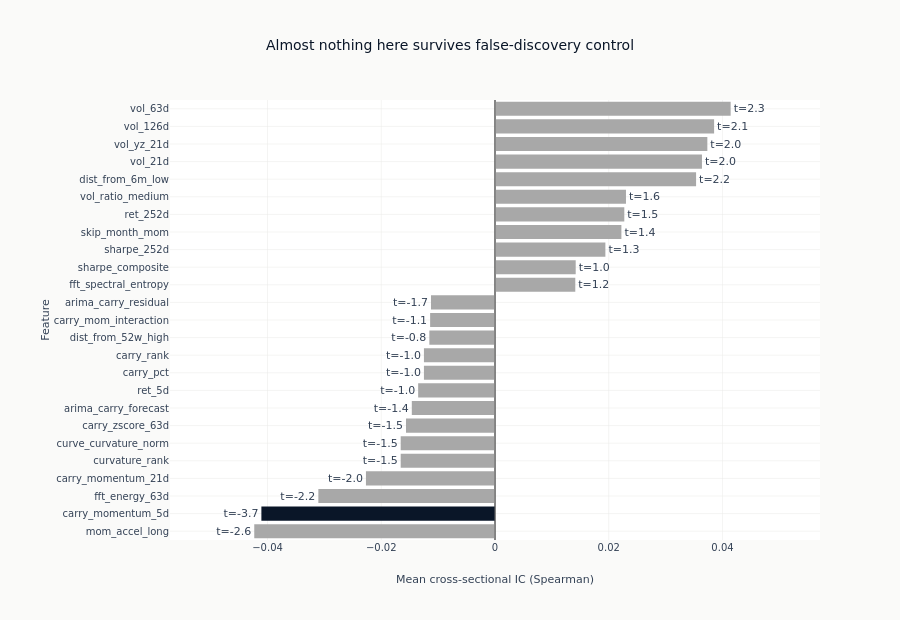

The code cell stored with this chart in its notebook:
### Markdown cell above
### Feature ranking, with the inference adjustment visible

### Code cell
# Top features by absolute IC
top_n = min(25, len(eval_summary))
top = eval_summary.head(top_n).sort("ic_mean")

# One colour convention across every figure in this section: the feature survives
# BH-FDR, or it does not. The earlier version coloured the same category green in
# one panel and red in the next.
SURVIVES, DOES_NOT = COLORS["blue"], GRAY_FILLS["muted"]

fig = go.Figure(
    go.Bar(
        x=top["ic_mean"].to_list(),
        y=top["feature"].to_list(),
        orientation="h",
        marker_color=[SURVIVES if s else DOES_NOT for s in top["fdr_sig"].to_list()],
        text=[f"t={value:.1f}" for value in top["hac_t"].to_list()],
        textposition="outside",
        showlegend=False,
    )
)
fig.add_vline(x=0, line=dict(color=GRAY_FILLS["border"], width=1))
# Room for the t-statistic label on the longest bar: `textposition="outside"` draws
# it past the bar end, and at the default range the leftmost one runs into the
# feature names.
ic_span = max(abs(value) for value in top["ic_mean"].to_list()) * 1.35
fig.update_layout(
    template="ml4t",
    height=620,
    width=900,
    title_text="Almost nothing here survives false-discovery control",
    xaxis_title="Mean cross-sectional IC (Spearman)",
    xaxis_range=[-ic_span, ic_span],
    yaxis_title="Feature",
    margin=dict(l=170),
)
fig.show()

### Figure 1 — Plotly figure (JSON) as saved in the notebook; plotly's stock layout.template omitted (floating-point values rounded to 4 significant figures)
{"data": [{"marker": {"color": ["#a8a8a8", "#0a1628", "#a8a8a8", "#a8a8a8", "#a8a8a8", "#a8a8a8", "#a8a8a8", "#a8a8a8", "#a8a8a8", "#a8a8a8", "#a8a8a8", "#a8a8a8", "#a8a8a8", "#a8a8a8", "#a8a8a8", "#a8a8a8", "#a8a8a8", "#a8a8a8", "#a8a8a8", "#a8a8a8", "#a8a8a8", "#a8a8a8", "#a8a8a8", "#a8a8a8", "#a8a8a8"]}, "orientation": "h", "showlegend": false, "text": ["t=-2.6", "t=-3.7", "t=-2.2", "t=-2.0", "t=-1.5", "t=-1.5", "t=-1.5", "t=-1.4", "t=-1.0", "t=-1.0", "t=-1.0", "t=-0.8", "t=-1.1", "t=-1.7", "t=1.2", "t=1.0", "t=1.3", "t=1.4", "t=1.5", "t=1.6", "t=2.2", "t=2.0", "t=2.0", "t=2.1", "t=2.3"], "textposition": "outside", "type": "bar", "x": [-0.04234, -0.04108, -0.03106, -0.0227, -0.01658, -0.01658, -0.01565, -0.01463, -0.01351, -0.0125, -0.0125, -0.01154, -0.01141, -0.01126, 0.01412, 0.01419, 0.01941, 0.02223, 0.02274, 0.02303, 0.03536, 0.03639, 0.03734, 0.03853, 0.04144], "y": ["mom_accel_long", "carry_momentum_5d", "fft_energy_63d", "carry_momentum_21d", "curvature_rank", "curve_curvature_norm", "carry_zscore_63d", "arima_carry_forecast", "ret_5d", "carry_pct", "carry_rank", "dist_from_52w_high", "carry_mom_interaction", "arima_carry_residual", "fft_spectral_entropy", "sharpe_composite", "sharpe_252d", "skip_month_mom", "ret_252d", "vol_ratio_medium", "dist_from_6m_low", "vol_21d", "vol_yz_21d", "vol_126d", "vol_63d"]}], "layout": {"height": 620, "margin": {"l": 170}, "shapes": [{"line": {"color": "#666666", "width": 1}, "type": "line", "x0": 0, "x1": 0, "xref": "x", "y0": 0, "y1": 1, "yref": "y domain"}], "title": {"text": "Almost nothing here survives false-discovery control"}, "width": 900, "xaxis": {"range": [-0.05715, 0.05715], "title": {"text": "Mean cross-sectional IC (Spearman)"}}, "yaxis": {"title": {"text": "Feature"}}}}
